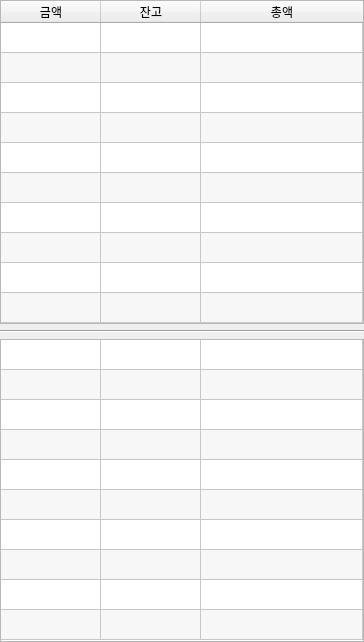
<?xml version="1.0" encoding="UTF-8"?>
<ui version="4.0">
 <class>Form</class>
 <widget class="QWidget" name="Form">
  <property name="geometry">
   <rect>
    <x>0</x>
    <y>0</y>
    <width>364</width>
    <height>642</height>
   </rect>
  </property>
  <property name="windowTitle">
   <string>Form</string>
  </property>
  <layout class="QVBoxLayout" name="verticalLayout">
   <property name="leftMargin">
    <number>0</number>
   </property>
   <property name="topMargin">
    <number>0</number>
   </property>
   <property name="rightMargin">
    <number>0</number>
   </property>
   <property name="bottomMargin">
    <number>0</number>
   </property>
   <item>
    <widget class="QTableWidget" name="askTable">
     <property name="sizePolicy">
      <sizepolicy hsizetype="Expanding" vsizetype="Minimum">
       <horstretch>0</horstretch>
       <verstretch>0</verstretch>
      </sizepolicy>
     </property>
     <property name="verticalScrollBarPolicy">
      <enum>Qt::ScrollBarAlwaysOff</enum>
     </property>
     <property name="horizontalScrollBarPolicy">
      <enum>Qt::ScrollBarAlwaysOff</enum>
     </property>
     <property name="sizeAdjustPolicy">
      <enum>QAbstractScrollArea::AdjustToContents</enum>
     </property>
     <property name="alternatingRowColors">
      <bool>true</bool>
     </property>
     <property name="rowCount">
      <number>10</number>
     </property>
     <property name="columnCount">
      <number>3</number>
     </property>
     <attribute name="horizontalHeaderStretchLastSection">
      <bool>true</bool>
     </attribute>
     <attribute name="verticalHeaderVisible">
      <bool>false</bool>
     </attribute>
     <row/>
     <row/>
     <row/>
     <row/>
     <row/>
     <row/>
     <row/>
     <row/>
     <row/>
     <row/>
     <column>
      <property name="text">
       <string>금액</string>
      </property>
     </column>
     <column>
      <property name="text">
       <string>잔고</string>
      </property>
     </column>
     <column>
      <property name="text">
       <string>총액</string>
      </property>
     </column>
    </widget>
   </item>
   <item>
    <widget class="Line" name="line">
     <property name="orientation">
      <enum>Qt::Horizontal</enum>
     </property>
    </widget>
   </item>
   <item>
    <widget class="QTableWidget" name="bidTable">
     <property name="sizePolicy">
      <sizepolicy hsizetype="Expanding" vsizetype="Minimum">
       <horstretch>0</horstretch>
       <verstretch>0</verstretch>
      </sizepolicy>
     </property>
     <property name="minimumSize">
      <size>
       <width>0</width>
       <height>0</height>
      </size>
     </property>
     <property name="verticalScrollBarPolicy">
      <enum>Qt::ScrollBarAlwaysOff</enum>
     </property>
     <property name="horizontalScrollBarPolicy">
      <enum>Qt::ScrollBarAlwaysOff</enum>
     </property>
     <property name="sizeAdjustPolicy">
      <enum>QAbstractScrollArea::AdjustToContents</enum>
     </property>
     <property name="editTriggers">
      <set>QAbstractItemView::NoEditTriggers</set>
     </property>
     <property name="tabKeyNavigation">
      <bool>false</bool>
     </property>
     <property name="showDropIndicator" stdset="0">
      <bool>false</bool>
     </property>
     <property name="dragDropOverwriteMode">
      <bool>false</bool>
     </property>
     <property name="alternatingRowColors">
      <bool>true</bool>
     </property>
     <property name="rowCount">
      <number>10</number>
     </property>
     <property name="columnCount">
      <number>3</number>
     </property>
     <attribute name="horizontalHeaderVisible">
      <bool>false</bool>
     </attribute>
     <attribute name="horizontalHeaderStretchLastSection">
      <bool>true</bool>
     </attribute>
     <attribute name="verticalHeaderVisible">
      <bool>false</bool>
     </attribute>
     <row/>
     <row/>
     <row/>
     <row/>
     <row/>
     <row/>
     <row/>
     <row/>
     <row/>
     <row/>
     <column/>
     <column/>
     <column/>
    </widget>
   </item>
  </layout>
 </widget>
 <resources/>
 <connections/>
</ui>
